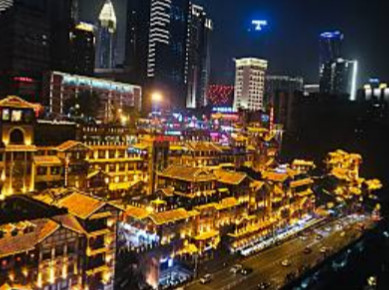
#> input picture ch_12/hole.jpg, 389 x 290 px
$ python ch12_16.py
#> lines starting #> are read from the running program, lines starting #| are printed output that depends on the picture
# MorphologyEx
# dst = cv2.morphologyeEx(src, op, kernel, anchor, iteration, borderType, borderValue)
'''
op :
    MORPH_ERODE     = erode()
    MORPH_DILATE    = dilate()
    MORPH_OPEN      = dilate(erode())
    MORPH_CLOSE     = erode(dilate())
    MORPH_GRADIENT  = dilate() - erode()
    MORPH_TOPHAT    = src - open()
    MORPH_BLACKHAT  = close() - src
    MORPH_HITMISS   = intersection(erode(src), erode(src1))
'''

import cv2
import numpy as np

kernel3 = np.ones((3,3), np.uint8)

src = cv2.imread('hole.jpg')
#> src is the input picture: shape (290, 389, 3); mean B, G, R 46.5, 64.1, 81.4
dst_3g = cv2.morphologyEx(src, cv2.MORPH_GRADIENT, kernel3)
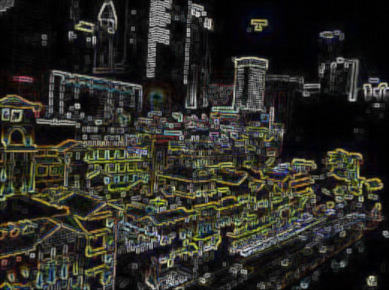
#> dst_3g: shape (290, 389, 3); mean B, G, R 37.5, 43.2, 43.8

cv2.imshow('Src', src)
cv2.imshow('Gradient - Dst 3x3', dst_3g)

cv2.waitKey(0)
cv2.destroyAllWindows()
